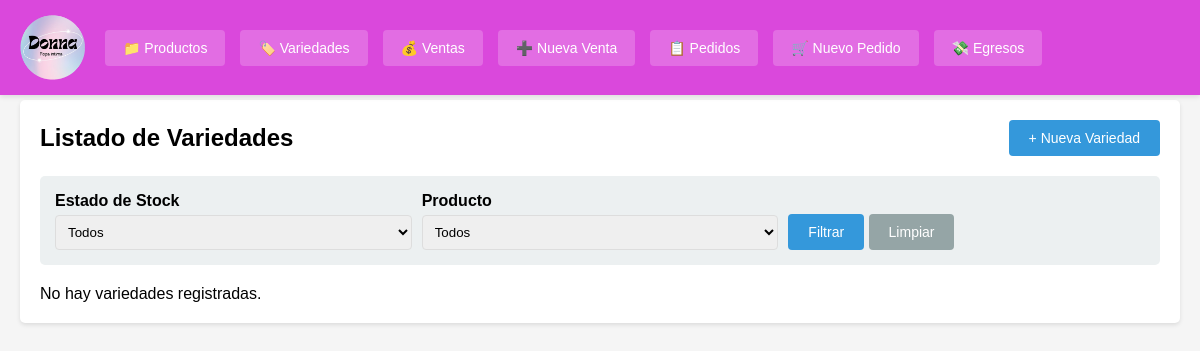
Before: / with the older database file.
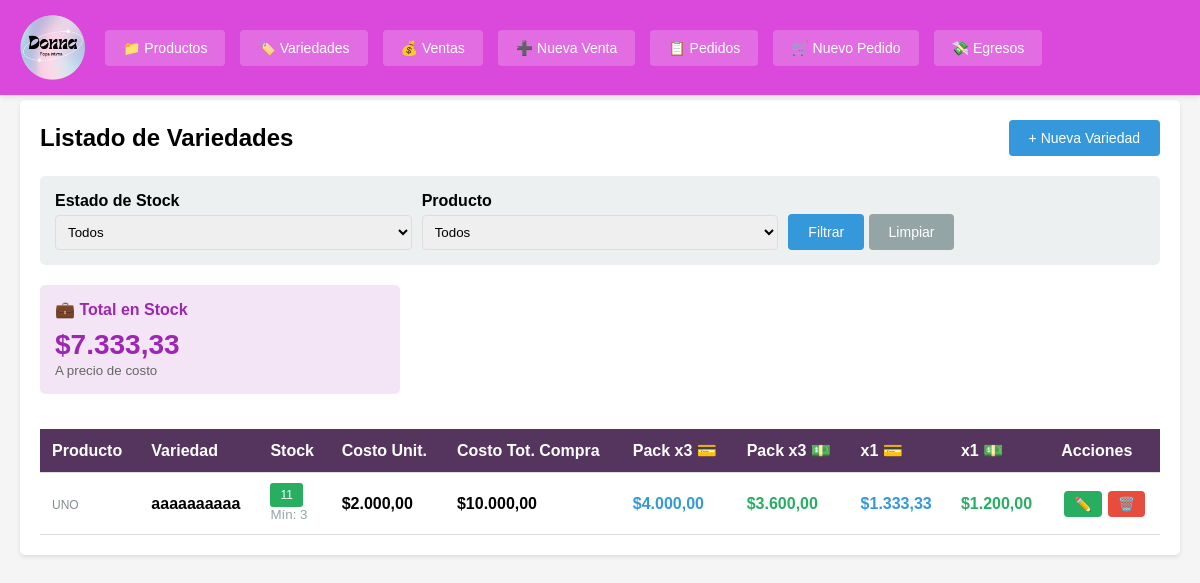
After: the same page with the newer database file.
### tables this page shows
CREATE TABLE variedades (
            id INTEGER PRIMARY KEY AUTOINCREMENT,
            producto_padre_id INTEGER NOT NULL,
            nombre VARCHAR(200) NOT NULL,
            descripcion TEXT,
            precio_compra_total DECIMAL(10,2) NOT NULL,
            cantidad_comprada INTEGER NOT NULL,
            precio_costo_unitario DECIMAL(10,2) NOT NULL,
            precio_pack3_tarjeta DECIMAL(10,2) DEFAULT 0,
            precio_pack3_efectivo DECIMAL(10,2) DEFAULT 0,
            precio_unidad_tarjeta DECIMAL(10,2) DEFAULT 0,
            precio_unidad_efectivo DECIMAL(10,2) DEFAULT 0,
            precio_venta_unitario DECIMAL(10,2) NOT NULL,
            stock INTEGER DEFAULT 0,
            stock_minimo INTEGER DEFAULT 10,
            activo INTEGER DEFAULT 1,
            fecha_creacion DATETIME DEFAULT CURRENT_TIMESTAMP,
            unidades_por_pack INTEGER DEFAULT 3,
            FOREIGN KEY (producto_padre_id) REFERENCES productos_padre(id)
        );

CREATE TABLE productos_padre (
            id INTEGER PRIMARY KEY AUTOINCREMENT,
            nombre VARCHAR(200) NOT NULL,
            porcentaje_pack3_tarjeta DECIMAL(5,2) DEFAULT 100,
            porcentaje_pack3_efectivo DECIMAL(5,2) DEFAULT 80,
            porcentaje_unidad_tarjeta DECIMAL(5,2) DEFAULT 100,
            porcentaje_unidad_efectivo DECIMAL(5,2) DEFAULT 80,
            activo INTEGER DEFAULT 1,
            fecha_creacion DATETIME DEFAULT CURRENT_TIMESTAMP
        );

### controllers/VariedadController.php (called while the page is built, shortened)
<?php
class VariedadController {
    private $variedadModel;
    private $productoPadreModel;
    public function __construct() {
        $this->variedadModel = new Variedad();
        $this->productoPadreModel = new ProductoPadre();
    }
        public function index() {
        $filtros = [];
        $variedades = $this->variedadModel->getAllConFiltros($filtros);
        $productos_padre = $this->productoPadreModel->getAll();
        $cajaModel = new MovimientoCaja();
        $total_stock_disponible = $cajaModel->getTotalCaja();
        $this->render('variedades/index', [
            'variedades' => $variedades,
            'productos_padre' => $productos_padre,
            'filtros' => $filtros,
            'total_stock_disponible' => $total_stock_disponible
        ]);
    }
    private function render($view, $data = []) {
        extract($data);
        require BASE_PATH . '/views/' . $view . '.php';
        require BASE_PATH . '/views/layout.php';
    }
}
?>

### config/database.php (called while the page is built, shortened)
<?php
class Database {
    private static $instance = null;
    private $conn;
    private function __construct() {
        try {
            $this->conn = new PDO('sqlite:' . DB_PATH);
            $this->conn->setAttribute(PDO::ATTR_ERRMODE, PDO::ERRMODE_EXCEPTION);
            $this->conn->setAttribute(PDO::ATTR_DEFAULT_FETCH_MODE, PDO::FETCH_ASSOC);
        } catch(PDOException $e) {
            die("Error de conexión: " . $e->getMessage());
        }
    }
    public static function getInstance() {
        if (self::$instance === null) {
            self::$instance = new self();
        }
        return self::$instance;
    }
    public function getConnection() {
        return $this->conn;
    }
}
?>

### models/MovimientoCaja.php (called while the page is built, shortened)
<?php
class MovimientoCaja {
    private $db;
    public function __construct() {
        $this->db = Database::getInstance()->getConnection();
    }
    public function getTotalCaja() {
        $sql = "SELECT total_caja FROM vista_total_caja";
        $stmt = $this->db->query($sql);
        $result = $stmt->fetch();
        return $result['total_caja'] ?? 0;
    }
}

### helpers/FormatHelper.php (called while the page is built, shortened)
<?php
class FormatHelper {
    public static function precio($valor) {
        return '$' . number_format($valor, 2, ',', '.');
    }
}
?>

### models/Variedad.php (called while the page is built, shortened)
<?php
class Variedad {
    private $db;
    public function __construct() {
        $this->db = Database::getInstance()->getConnection();
    }
    public function getAllConFiltros($filtros = []) {
        $sql = "SELECT v.*, p.nombre as producto_padre_nombre
                FROM variedades v
                JOIN productos_padre p ON v.producto_padre_id = p.id
                WHERE v.activo = 1";
        $params = [];
        $sql .= " ORDER BY p.nombre, v.nombre";
        $stmt = $this->db->prepare($sql);
        $stmt->execute($params);
        return $stmt->fetchAll();
    }
}
?>

### views/variedades/index.php (the view, shortened to what the changed rows need)
<div style="display: flex; justify-content: space-between; align-items: center; margin-bottom: 20px;">
    <h2>Listado de Variedades</h2>
    <a href="index.php?c=variedad&a=crear" class="btn btn-primary">+ Nueva Variedad</a>
</div>
<div class="filtros">
    <form method="GET" action="index.php">
    </form>
</div>
<?php if (empty($variedades)): ?>
    <p>No hay variedades registradas.</p>
<?php else: ?>
    <div style="overflow-x: auto;">
        <table>
            <thead>
                <tr>
                    <th>Producto</th>
                    <th>Variedad</th>
                    <th>Stock</th>
                    <th>Costo Unit.</th>
                    <th>Costo Tot. Compra</th>
                    <th>Pack x3 💳</th>
                    <th>Pack x3 💵</th>
                    <th>x1 💳</th>
                    <th>x1 💵</th>
                    <th>Acciones</th>
                </tr>
            </thead>
            <div class="grid-3" style="margin-bottom: 20px;">
                <div class="card" style="background: #f3e5f5;">
                    <h4 style="margin-bottom: 10px; color: #9c27b0;">💼 Total en Stock</h4>
                    <div style="font-size: 28px; font-weight: bold; color: #9c27b0;">
                        <?= FormatHelper::precio($total_stock_disponible ?? 0) ?>
                    </div>
                    <small style="color: #666;">A precio de costo</small>
                </div>
            </div>
            <tbody>
                <?php foreach ($variedades as $var):
                    $stock_bajo = $var['stock'] <= $var['stock_minimo'];
                ?>
                    <tr>
                        <td>
                            <span style="color: #7f8c8d; font-size: 12px;"><?= htmlspecialchars($var['producto_padre_nombre']) ?></span>
                        </td>
                        <td>
                            <strong><?= htmlspecialchars($var['nombre']) ?></strong>
                        </td>
                        <td>
                            <?php if ($stock_bajo): ?>
                                <span class="badge badge-stock-bajo"><?= $var['stock'] ?></span>
                                <small style="display: block; color: #e74c3c; margin-top: 4px;">Mín: <?= $var['stock_minimo'] ?></small>
                            <?php else: ?>
                                <span class="badge badge-stock-ok" ><?= $var['stock'] ?></span>
                                <small style="display: block; color: #95a5a6; margin-top: 4px;">Mín: <?= $var['stock_minimo'] ?></small>
                            <?php endif; ?>
                        </td>
                        <td>
                            <strong><?= FormatHelper::precio($var['precio_costo_unitario']) ?></strong>
                        </td>
                        <td>
                            <strong><?= FormatHelper::precio($var['precio_compra_total']) ?></strong>
                        </td>
                        <td>
                            <?php if ($var['precio_pack3_tarjeta'] > 0): ?>
                                <strong style="color: #3498db;"><?= FormatHelper::precio($var['precio_pack3_tarjeta']) ?></strong>
                            <?php else: ?>
                                <span style="color: #95a5a6;">-</span>
                            <?php endif; ?>
                        </td>
                        <td>
                            <?php if ($var['precio_pack3_efectivo'] > 0): ?>
                                <strong style="color: #27ae60;"><?= FormatHelper::precio($var['precio_pack3_efectivo']) ?></strong>
                            <?php else: ?>
                                <span style="color: #95a5a6;">-</span>
                            <?php endif; ?>
                        </td>
                        <td>
                            <?php if ($var['precio_unidad_tarjeta'] > 0): ?>
                                <strong style="color: #3498db;"><?= FormatHelper::precio($var['precio_unidad_tarjeta']) ?></strong>
                            <?php else: ?>
                                <span style="color: #95a5a6;">-</span>
                            <?php endif; ?>
                        </td>
                        <td>
                            <?php if ($var['precio_unidad_efectivo'] > 0): ?>
                                <strong style="color: #27ae60;"><?= FormatHelper::precio($var['precio_unidad_efectivo']) ?></strong>
                            <?php else: ?>
                                <span style="color: #95a5a6;">-</span>
                            <?php endif; ?>
                        </td>
                        <td>
                        <div style="display: flex; gap: 6px; justify-content: center;">
                            <a href="index.php?c=variedad&a=editar&id=<?= $var['id'] ?>"
                            class="btn btn-success"
                            style="padding: 5px 10px;">
                            ✏️
                            </a>
                            <a href="index.php?c=variedad&a=eliminar&id=<?= $var['id'] ?>"
                            class="btn btn-danger"
                            style="padding: 5px 10px;"
                            onclick="return confirm('¿Eliminar esta variedad?')">
                            🗑️
                            </a>
                        </div>
                    </td>
                    </tr>
                <?php endforeach; ?>
            </tbody>
        </table>
    </div>
<?php endif; ?>

Changed rows visible on the page:
added variedades: producto_padre.nombre "UNO", nombre "aaaaaaaaaa", stock "11", stock_minimo "3", precio_costo_unitario "$2.000,00", precio_compra_total "$10.000,00", precio_pack3_tarjeta "$4.000,00", precio_pack3_efectivo "$3.600,00", precio_unidad_tarjeta "$1.333,33", precio_unidad_efectivo "$1.200,00"
Other visible differences:
FormatHelper::precio($total_stock_disponible ?? 0): (not shown) → "$7.333,33"
text no longer shown: "No hay variedades registradas."
text now shown: "Producto Variedad Stock Costo Unit. Costo Tot. Compra Pack x3 💳 Pack x3 💵 x1 💳 x1 💵 Acciones 💼 Total en Stock A precio de costo"
